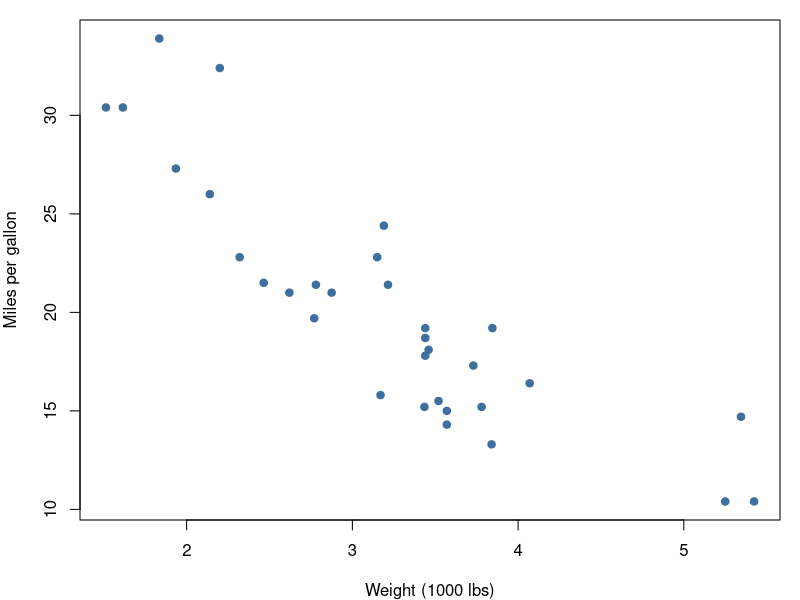

The R script that drew this image:
## ---- chunk 1
knitr::opts_chunk$set(
    collapse = TRUE,
    comment = "#>",
    fig.align = "center",
    fig.width = 7,
    fig.height = 4,
    dpi = 96
)
## ---- chunk 2
# A short, plain example
nums <- rnorm(100, mean = 5, sd = 2)
summary(nums)
## ---- chunk 3
knitr::kable(head(mtcars[, 1:5]), caption = "The first few rows of `mtcars`.")
## ---- chunk 4
op <- par(mar = c(4, 4, 1, 1))
plot(mtcars$wt, mtcars$mpg,
    pch = 19, col = "#3f6f9f",
    xlab = "Weight (1000 lbs)", ylab = "Miles per gallon"
)
par(op)
